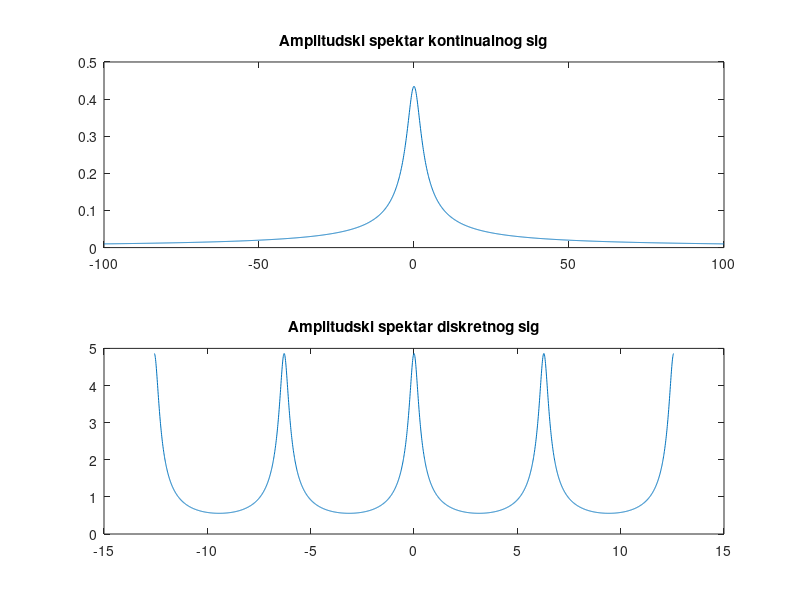

The MATLAB source for this figure:

w=-100:0.1:100;
T=0.1;
OMEGA=-4*pi:0.01:4*pi;
X_jw=1./(j*w-log(0.1))
X_ejw=1./(1-(0.1)^T*(exp(j*OMEGA)));

subplot(2,1,1)
plot(w,abs(X_jw))
title('Amplitudski spektar kontinualnog sig','FontWeight','bold')
subplot(2,1,2)
plot(OMEGA,abs(X_ejw))
title('Amplitudski spektar diskretnog sig')
